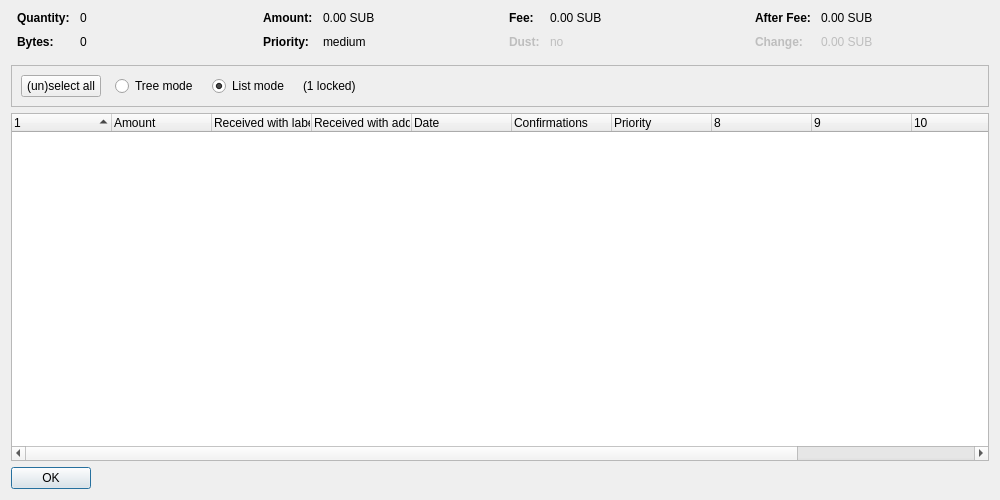
<?xml version="1.0" encoding="UTF-8"?>
<ui version="4.0">
 <class>CoinControlDialog</class>
 <widget class="QDialog" name="CoinControlDialog">
  <property name="geometry">
   <rect>
    <x>0</x>
    <y>0</y>
    <width>1000</width>
    <height>500</height>
   </rect>
  </property>
  <property name="windowTitle">
   <string>Coin Selection</string>
  </property>
  <property name="styleSheet">
   <string notr="true"/>
  </property>
  <layout class="QVBoxLayout" name="verticalLayout">
   <item>
    <layout class="QHBoxLayout" name="horizontalLayoutTop" stretch="0,0,0,0">
     <property name="topMargin">
      <number>0</number>
     </property>
     <property name="bottomMargin">
      <number>10</number>
     </property>
     <item>
      <layout class="QFormLayout" name="formLayoutCoinControl1">
       <property name="horizontalSpacing">
        <number>10</number>
       </property>
       <property name="verticalSpacing">
        <number>10</number>
       </property>
       <property name="leftMargin">
        <number>6</number>
       </property>
       <property name="rightMargin">
        <number>6</number>
       </property>
       <item row="0" column="0">
        <widget class="QLabel" name="labelCoinControlQuantityText">
         <property name="font">
          <font>
           <weight>75</weight>
           <bold>true</bold>
          </font>
         </property>
         <property name="text">
          <string>Quantity:</string>
         </property>
        </widget>
       </item>
       <item row="0" column="1">
        <widget class="QLabel" name="labelCoinControlQuantity">
         <property name="cursor">
          <cursorShape>IBeamCursor</cursorShape>
         </property>
         <property name="contextMenuPolicy">
          <enum>Qt::ActionsContextMenu</enum>
         </property>
         <property name="text">
          <string notr="true">0</string>
         </property>
         <property name="textInteractionFlags">
          <set>Qt::LinksAccessibleByMouse|Qt::TextSelectableByKeyboard|Qt::TextSelectableByMouse</set>
         </property>
        </widget>
       </item>
       <item row="1" column="0">
        <widget class="QLabel" name="labelCoinControlBytesText">
         <property name="font">
          <font>
           <weight>75</weight>
           <bold>true</bold>
          </font>
         </property>
         <property name="text">
          <string>Bytes:</string>
         </property>
        </widget>
       </item>
       <item row="1" column="1">
        <widget class="QLabel" name="labelCoinControlBytes">
         <property name="cursor">
          <cursorShape>IBeamCursor</cursorShape>
         </property>
         <property name="contextMenuPolicy">
          <enum>Qt::ActionsContextMenu</enum>
         </property>
         <property name="text">
          <string notr="true">0</string>
         </property>
         <property name="textInteractionFlags">
          <set>Qt::LinksAccessibleByMouse|Qt::TextSelectableByKeyboard|Qt::TextSelectableByMouse</set>
         </property>
        </widget>
       </item>
      </layout>
     </item>
     <item>
      <layout class="QFormLayout" name="formLayoutCoinControl2">
       <property name="horizontalSpacing">
        <number>10</number>
       </property>
       <property name="verticalSpacing">
        <number>10</number>
       </property>
       <property name="leftMargin">
        <number>6</number>
       </property>
       <property name="rightMargin">
        <number>6</number>
       </property>
       <item row="0" column="0">
        <widget class="QLabel" name="labelCoinControlAmountText">
         <property name="font">
          <font>
           <weight>75</weight>
           <bold>true</bold>
          </font>
         </property>
         <property name="text">
          <string>Amount:</string>
         </property>
        </widget>
       </item>
       <item row="0" column="1">
        <widget class="QLabel" name="labelCoinControlAmount">
         <property name="cursor">
          <cursorShape>IBeamCursor</cursorShape>
         </property>
         <property name="contextMenuPolicy">
          <enum>Qt::ActionsContextMenu</enum>
         </property>
         <property name="text">
          <string notr="true">0.00 SUB</string>
         </property>
         <property name="textInteractionFlags">
          <set>Qt::LinksAccessibleByMouse|Qt::TextSelectableByKeyboard|Qt::TextSelectableByMouse</set>
         </property>
        </widget>
       </item>
       <item row="1" column="0">
        <widget class="QLabel" name="labelCoinControlPriorityText">
         <property name="font">
          <font>
           <weight>75</weight>
           <bold>true</bold>
          </font>
         </property>
         <property name="text">
          <string>Priority:</string>
         </property>
        </widget>
       </item>
       <item row="1" column="1">
        <widget class="QLabel" name="labelCoinControlPriority">
         <property name="cursor">
          <cursorShape>IBeamCursor</cursorShape>
         </property>
         <property name="contextMenuPolicy">
          <enum>Qt::ActionsContextMenu</enum>
         </property>
         <property name="text">
          <string notr="true">medium</string>
         </property>
         <property name="textInteractionFlags">
          <set>Qt::LinksAccessibleByMouse|Qt::TextSelectableByKeyboard|Qt::TextSelectableByMouse</set>
         </property>
        </widget>
       </item>
      </layout>
     </item>
     <item>
      <layout class="QFormLayout" name="formLayoutCoinControl3">
       <property name="horizontalSpacing">
        <number>10</number>
       </property>
       <property name="verticalSpacing">
        <number>10</number>
       </property>
       <property name="leftMargin">
        <number>6</number>
       </property>
       <property name="rightMargin">
        <number>6</number>
       </property>
       <item row="0" column="0">
        <widget class="QLabel" name="labelCoinControlFeeText">
         <property name="font">
          <font>
           <weight>75</weight>
           <bold>true</bold>
          </font>
         </property>
         <property name="text">
          <string>Fee:</string>
         </property>
        </widget>
       </item>
       <item row="0" column="1">
        <widget class="QLabel" name="labelCoinControlFee">
         <property name="cursor">
          <cursorShape>IBeamCursor</cursorShape>
         </property>
         <property name="contextMenuPolicy">
          <enum>Qt::ActionsContextMenu</enum>
         </property>
         <property name="text">
          <string notr="true">0.00 SUB</string>
         </property>
         <property name="textInteractionFlags">
          <set>Qt::LinksAccessibleByMouse|Qt::TextSelectableByKeyboard|Qt::TextSelectableByMouse</set>
         </property>
        </widget>
       </item>
       <item row="1" column="0">
        <widget class="QLabel" name="labelCoinControlLowOutputText">
         <property name="enabled">
          <bool>false</bool>
         </property>
         <property name="font">
          <font>
           <weight>75</weight>
           <bold>true</bold>
          </font>
         </property>
         <property name="text">
          <string>Dust:</string>
         </property>
        </widget>
       </item>
       <item row="1" column="1">
        <widget class="QLabel" name="labelCoinControlLowOutput">
         <property name="enabled">
          <bool>false</bool>
         </property>
         <property name="cursor">
          <cursorShape>IBeamCursor</cursorShape>
         </property>
         <property name="contextMenuPolicy">
          <enum>Qt::ActionsContextMenu</enum>
         </property>
         <property name="text">
          <string notr="true">no</string>
         </property>
         <property name="textInteractionFlags">
          <set>Qt::LinksAccessibleByMouse|Qt::TextSelectableByKeyboard|Qt::TextSelectableByMouse</set>
         </property>
        </widget>
       </item>
      </layout>
     </item>
     <item>
      <layout class="QFormLayout" name="formLayoutCoinControl4">
       <property name="horizontalSpacing">
        <number>10</number>
       </property>
       <property name="verticalSpacing">
        <number>10</number>
       </property>
       <property name="leftMargin">
        <number>6</number>
       </property>
       <property name="rightMargin">
        <number>6</number>
       </property>
       <item row="0" column="0">
        <widget class="QLabel" name="labelCoinControlAfterFeeText">
         <property name="font">
          <font>
           <weight>75</weight>
           <bold>true</bold>
          </font>
         </property>
         <property name="text">
          <string>After Fee:</string>
         </property>
        </widget>
       </item>
       <item row="0" column="1">
        <widget class="QLabel" name="labelCoinControlAfterFee">
         <property name="cursor">
          <cursorShape>IBeamCursor</cursorShape>
         </property>
         <property name="contextMenuPolicy">
          <enum>Qt::ActionsContextMenu</enum>
         </property>
         <property name="text">
          <string notr="true">0.00 SUB</string>
         </property>
         <property name="textInteractionFlags">
          <set>Qt::LinksAccessibleByMouse|Qt::TextSelectableByKeyboard|Qt::TextSelectableByMouse</set>
         </property>
        </widget>
       </item>
       <item row="1" column="0">
        <widget class="QLabel" name="labelCoinControlChangeText">
         <property name="enabled">
          <bool>false</bool>
         </property>
         <property name="font">
          <font>
           <weight>75</weight>
           <bold>true</bold>
          </font>
         </property>
         <property name="text">
          <string>Change:</string>
         </property>
        </widget>
       </item>
       <item row="1" column="1">
        <widget class="QLabel" name="labelCoinControlChange">
         <property name="enabled">
          <bool>false</bool>
         </property>
         <property name="cursor">
          <cursorShape>IBeamCursor</cursorShape>
         </property>
         <property name="contextMenuPolicy">
          <enum>Qt::ActionsContextMenu</enum>
         </property>
         <property name="text">
          <string notr="true">0.00 SUB</string>
         </property>
         <property name="textInteractionFlags">
          <set>Qt::LinksAccessibleByMouse|Qt::TextSelectableByKeyboard|Qt::TextSelectableByMouse</set>
         </property>
        </widget>
       </item>
      </layout>
     </item>
    </layout>
   </item>
   <item>
    <widget class="QFrame" name="frame">
     <property name="minimumSize">
      <size>
       <width>0</width>
       <height>40</height>
      </size>
     </property>
     <property name="frameShape">
      <enum>QFrame::StyledPanel</enum>
     </property>
     <property name="frameShadow">
      <enum>QFrame::Sunken</enum>
     </property>
     <layout class="QHBoxLayout" name="horizontalLayout">
      <item>
       <layout class="QHBoxLayout" name="horizontalLayoutPanel" stretch="0,0,0,0,0">
        <property name="spacing">
         <number>14</number>
        </property>
        <item>
         <widget class="QPushButton" name="pushButtonSelectAll">
          <property name="sizePolicy">
           <sizepolicy hsizetype="Maximum" vsizetype="Fixed">
            <horstretch>0</horstretch>
            <verstretch>0</verstretch>
           </sizepolicy>
          </property>
          <property name="styleSheet">
           <string notr="true"/>
          </property>
          <property name="text">
           <string>(un)select all</string>
          </property>
          <property name="autoDefault">
           <bool>false</bool>
          </property>
         </widget>
        </item>
        <item>
         <widget class="QRadioButton" name="radioTreeMode">
          <property name="sizePolicy">
           <sizepolicy hsizetype="Maximum" vsizetype="Fixed">
            <horstretch>0</horstretch>
            <verstretch>0</verstretch>
           </sizepolicy>
          </property>
          <property name="text">
           <string>Tree mode</string>
          </property>
         </widget>
        </item>
        <item>
         <widget class="QRadioButton" name="radioListMode">
          <property name="sizePolicy">
           <sizepolicy hsizetype="Maximum" vsizetype="Fixed">
            <horstretch>0</horstretch>
            <verstretch>0</verstretch>
           </sizepolicy>
          </property>
          <property name="text">
           <string>List mode</string>
          </property>
          <property name="checked">
           <bool>true</bool>
          </property>
         </widget>
        </item>
        <item>
         <widget class="QLabel" name="labelLocked">
          <property name="text">
           <string notr="true">(1 locked)</string>
          </property>
         </widget>
        </item>
        <item>
         <spacer name="horizontalSpacer">
          <property name="orientation">
           <enum>Qt::Horizontal</enum>
          </property>
          <property name="sizeHint" stdset="0">
           <size>
            <width>40</width>
            <height>20</height>
           </size>
          </property>
         </spacer>
        </item>
       </layout>
      </item>
     </layout>
    </widget>
   </item>
   <item>
    <widget class="CoinControlTreeWidget" name="treeWidget">
     <property name="contextMenuPolicy">
      <enum>Qt::CustomContextMenu</enum>
     </property>
     <property name="styleSheet">
      <string notr="true"/>
     </property>
     <property name="sortingEnabled">
      <bool>false</bool>
     </property>
     <property name="columnCount">
      <number>12</number>
     </property>
     <attribute name="headerShowSortIndicator" stdset="0">
      <bool>true</bool>
     </attribute>
     <attribute name="headerStretchLastSection">
      <bool>false</bool>
     </attribute>
     <column>
      <property name="text">
       <string/>
      </property>
     </column>
     <column>
      <property name="text">
       <string>Amount</string>
      </property>
     </column>
     <column>
      <property name="text">
       <string>Received with label</string>
      </property>
     </column>
     <column>
      <property name="text">
       <string>Received with address</string>
      </property>
     </column>
     <column>
      <property name="text">
       <string>Date</string>
      </property>
     </column>
     <column>
      <property name="text">
       <string>Confirmations</string>
      </property>
      <property name="toolTip">
       <string>Confirmed</string>
      </property>
     </column>
     <column>
      <property name="text">
       <string>Priority</string>
      </property>
     </column>
     <column>
      <property name="text">
       <string/>
      </property>
     </column>
     <column>
      <property name="text">
       <string/>
      </property>
     </column>
     <column>
      <property name="text">
       <string/>
      </property>
     </column>
     <column>
      <property name="text">
       <string/>
      </property>
     </column>
     <column>
      <property name="text">
       <string/>
      </property>
     </column>
    </widget>
   </item>
   <item>
    <widget class="QDialogButtonBox" name="buttonBox">
     <property name="sizePolicy">
      <sizepolicy hsizetype="Maximum" vsizetype="Fixed">
       <horstretch>0</horstretch>
       <verstretch>0</verstretch>
      </sizepolicy>
     </property>
     <property name="styleSheet">
      <string notr="true"/>
     </property>
     <property name="orientation">
      <enum>Qt::Horizontal</enum>
     </property>
     <property name="standardButtons">
      <set>QDialogButtonBox::Ok</set>
     </property>
    </widget>
   </item>
  </layout>
 </widget>
 <customwidgets>
  <customwidget>
   <class>CoinControlTreeWidget</class>
   <extends>QTreeWidget</extends>
   <header>coincontroltreewidget.h</header>
  </customwidget>
 </customwidgets>
 <resources/>
 <connections/>
</ui>
